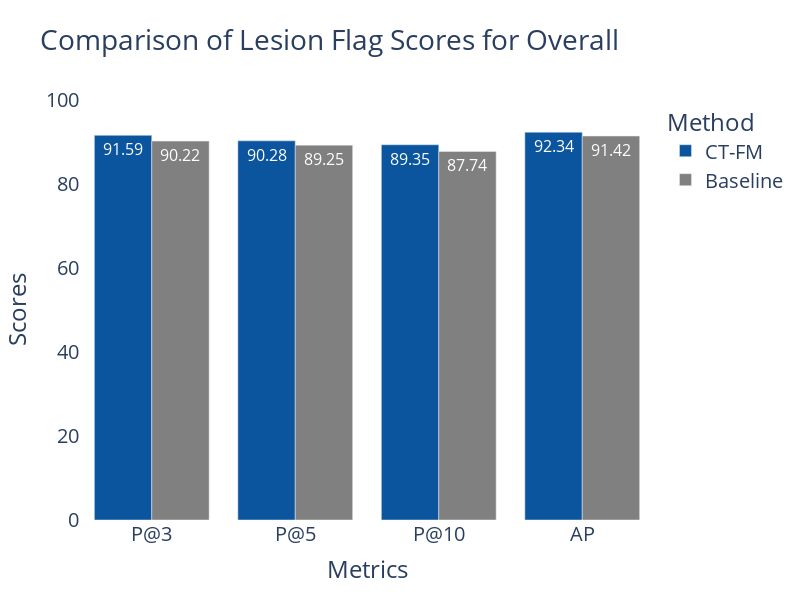
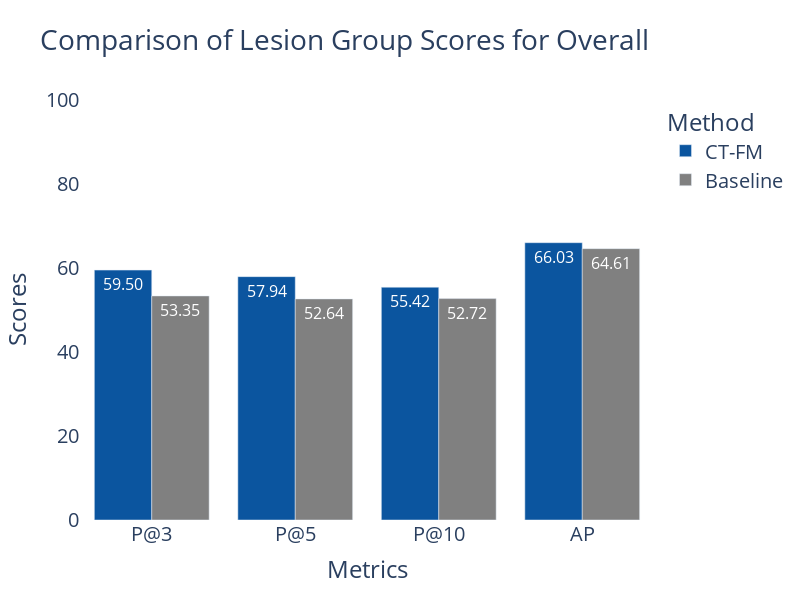
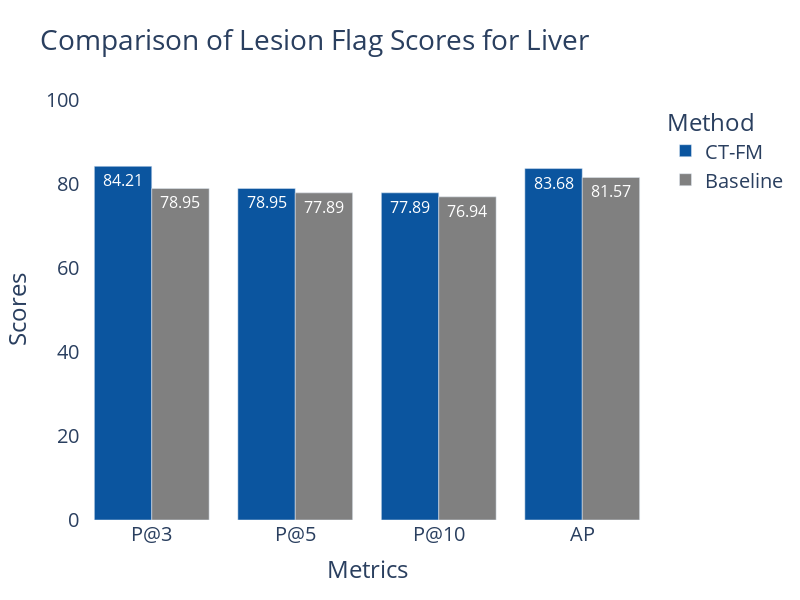
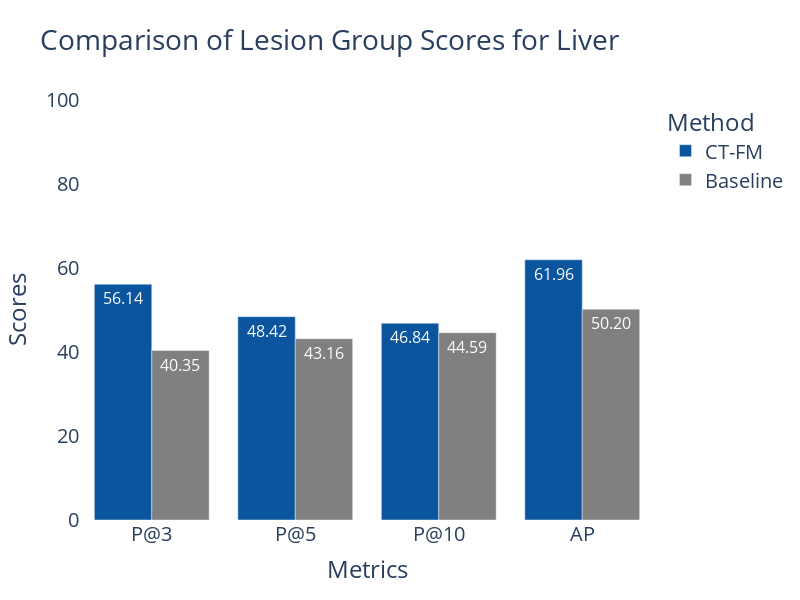

Source (notebook cell) for these figures, in order:
### Code cell


### Figure 1 — Plotly figure (JSON) as saved in the notebook; plotly's stock layout.template omitted (floating-point values rounded to 4 significant figures)
{"data": [{"alignmentgroup": "True", "hovertemplate": "Method=CT-FM<br>Metrics=%{x}<br>Scores=%{text}<extra></extra>", "legendgroup": "CT-FM", "marker": {"color": "#0B559F", "pattern": {"shape": ""}}, "name": "CT-FM", "offsetgroup": "CT-FM", "orientation": "v", "showlegend": true, "text": [91.59, 90.28, 89.35, 92.34], "textfont": {"color": "white", "size": 16}, "textposition": "inside", "texttemplate": "%{text:.2f}", "type": "bar", "x": ["P@3", "P@5", "P@10", "AP"], "xaxis": "x", "y": [91.59, 90.28, 89.35, 92.34], "yaxis": "y"}, {"alignmentgroup": "True", "hovertemplate": "Method=Baseline<br>Metrics=%{x}<br>Scores=%{text}<extra></extra>", "legendgroup": "Baseline", "marker": {"color": "gray", "pattern": {"shape": ""}}, "name": "Baseline", "offsetgroup": "Baseline", "orientation": "v", "showlegend": true, "text": [90.22, 89.25, 87.74, 91.42], "textfont": {"color": "white", "size": 16}, "textposition": "inside", "texttemplate": "%{text:.2f}", "type": "bar", "x": ["P@3", "P@5", "P@10", "AP"], "xaxis": "x", "y": [90.22, 89.25, 87.74, 91.42], "yaxis": "y"}], "layout": {"barmode": "group", "font": {"size": 20}, "height": 600, "legend": {"title": {"text": "Method"}, "tracegroupgap": 0}, "plot_bgcolor": "white", "title": {"text": "Comparison of Lesion Flag Scores for Overall"}, "uniformtext": {"minsize": 8, "mode": "hide"}, "width": 800, "xaxis": {"anchor": "y", "domain": [0, 1], "title": {"text": "Metrics"}}, "yaxis": {"anchor": "x", "domain": [0, 1], "range": [0, 100], "title": {"text": "Scores"}}}}

### Figure 2 — Plotly figure (JSON) as saved in the notebook; plotly's stock layout.template omitted (floating-point values rounded to 4 significant figures)
{"data": [{"alignmentgroup": "True", "hovertemplate": "Method=CT-FM<br>Metrics=%{x}<br>Scores=%{text}<extra></extra>", "legendgroup": "CT-FM", "marker": {"color": "#0B559F", "pattern": {"shape": ""}}, "name": "CT-FM", "offsetgroup": "CT-FM", "orientation": "v", "showlegend": true, "text": [59.5, 57.94, 55.42, 66.03], "textfont": {"color": "white", "size": 16}, "textposition": "inside", "texttemplate": "%{text:.2f}", "type": "bar", "x": ["P@3", "P@5", "P@10", "AP"], "xaxis": "x", "y": [59.5, 57.94, 55.42, 66.03], "yaxis": "y"}, {"alignmentgroup": "True", "hovertemplate": "Method=Baseline<br>Metrics=%{x}<br>Scores=%{text}<extra></extra>", "legendgroup": "Baseline", "marker": {"color": "gray", "pattern": {"shape": ""}}, "name": "Baseline", "offsetgroup": "Baseline", "orientation": "v", "showlegend": true, "text": [53.35, 52.64, 52.72, 64.61], "textfont": {"color": "white", "size": 16}, "textposition": "inside", "texttemplate": "%{text:.2f}", "type": "bar", "x": ["P@3", "P@5", "P@10", "AP"], "xaxis": "x", "y": [53.35, 52.64, 52.72, 64.61], "yaxis": "y"}], "layout": {"barmode": "group", "font": {"size": 20}, "height": 600, "legend": {"title": {"text": "Method"}, "tracegroupgap": 0}, "plot_bgcolor": "white", "title": {"text": "Comparison of Lesion Group Scores for Overall"}, "uniformtext": {"minsize": 8, "mode": "hide"}, "width": 800, "xaxis": {"anchor": "y", "domain": [0, 1], "title": {"text": "Metrics"}}, "yaxis": {"anchor": "x", "domain": [0, 1], "range": [0, 100], "title": {"text": "Scores"}}}}

### Figure 3 — Plotly figure (JSON) as saved in the notebook; plotly's stock layout.template omitted (floating-point values rounded to 4 significant figures)
{"data": [{"alignmentgroup": "True", "hovertemplate": "Method=CT-FM<br>Metrics=%{x}<br>Scores=%{text}<extra></extra>", "legendgroup": "CT-FM", "marker": {"color": "#0B559F", "pattern": {"shape": ""}}, "name": "CT-FM", "offsetgroup": "CT-FM", "orientation": "v", "showlegend": true, "text": [84.21, 78.95, 77.89, 83.68], "textfont": {"color": "white", "size": 16}, "textposition": "inside", "texttemplate": "%{text:.2f}", "type": "bar", "x": ["P@3", "P@5", "P@10", "AP"], "xaxis": "x", "y": [84.21, 78.95, 77.89, 83.68], "yaxis": "y"}, {"alignmentgroup": "True", "hovertemplate": "Method=Baseline<br>Metrics=%{x}<br>Scores=%{text}<extra></extra>", "legendgroup": "Baseline", "marker": {"color": "gray", "pattern": {"shape": ""}}, "name": "Baseline", "offsetgroup": "Baseline", "orientation": "v", "showlegend": true, "text": [78.95, 77.89, 76.94, 81.57], "textfont": {"color": "white", "size": 16}, "textposition": "inside", "texttemplate": "%{text:.2f}", "type": "bar", "x": ["P@3", "P@5", "P@10", "AP"], "xaxis": "x", "y": [78.95, 77.89, 76.94, 81.57], "yaxis": "y"}], "layout": {"barmode": "group", "font": {"size": 20}, "height": 600, "legend": {"title": {"text": "Method"}, "tracegroupgap": 0}, "plot_bgcolor": "white", "title": {"text": "Comparison of Lesion Flag Scores for Liver"}, "uniformtext": {"minsize": 8, "mode": "hide"}, "width": 800, "xaxis": {"anchor": "y", "domain": [0, 1], "title": {"text": "Metrics"}}, "yaxis": {"anchor": "x", "domain": [0, 1], "range": [0, 100], "title": {"text": "Scores"}}}}

### Figure 4 — Plotly figure (JSON) as saved in the notebook; plotly's stock layout.template omitted (floating-point values rounded to 4 significant figures)
{"data": [{"alignmentgroup": "True", "hovertemplate": "Method=CT-FM<br>Metrics=%{x}<br>Scores=%{text}<extra></extra>", "legendgroup": "CT-FM", "marker": {"color": "#0B559F", "pattern": {"shape": ""}}, "name": "CT-FM", "offsetgroup": "CT-FM", "orientation": "v", "showlegend": true, "text": [56.14, 48.42, 46.84, 61.96], "textfont": {"color": "white", "size": 16}, "textposition": "inside", "texttemplate": "%{text:.2f}", "type": "bar", "x": ["P@3", "P@5", "P@10", "AP"], "xaxis": "x", "y": [56.14, 48.42, 46.84, 61.96], "yaxis": "y"}, {"alignmentgroup": "True", "hovertemplate": "Method=Baseline<br>Metrics=%{x}<br>Scores=%{text}<extra></extra>", "legendgroup": "Baseline", "marker": {"color": "gray", "pattern": {"shape": ""}}, "name": "Baseline", "offsetgroup": "Baseline", "orientation": "v", "showlegend": true, "text": [40.35, 43.16, 44.59, 50.2], "textfont": {"color": "white", "size": 16}, "textposition": "inside", "texttemplate": "%{text:.2f}", "type": "bar", "x": ["P@3", "P@5", "P@10", "AP"], "xaxis": "x", "y": [40.35, 43.16, 44.59, 50.2], "yaxis": "y"}], "layout": {"barmode": "group", "font": {"size": 20}, "height": 600, "legend": {"title": {"text": "Method"}, "tracegroupgap": 0}, "plot_bgcolor": "white", "title": {"text": "Comparison of Lesion Group Scores for Liver"}, "uniformtext": {"minsize": 8, "mode": "hide"}, "width": 800, "xaxis": {"anchor": "y", "domain": [0, 1], "title": {"text": "Metrics"}}, "yaxis": {"anchor": "x", "domain": [0, 1], "range": [0, 100], "title": {"text": "Scores"}}}}
